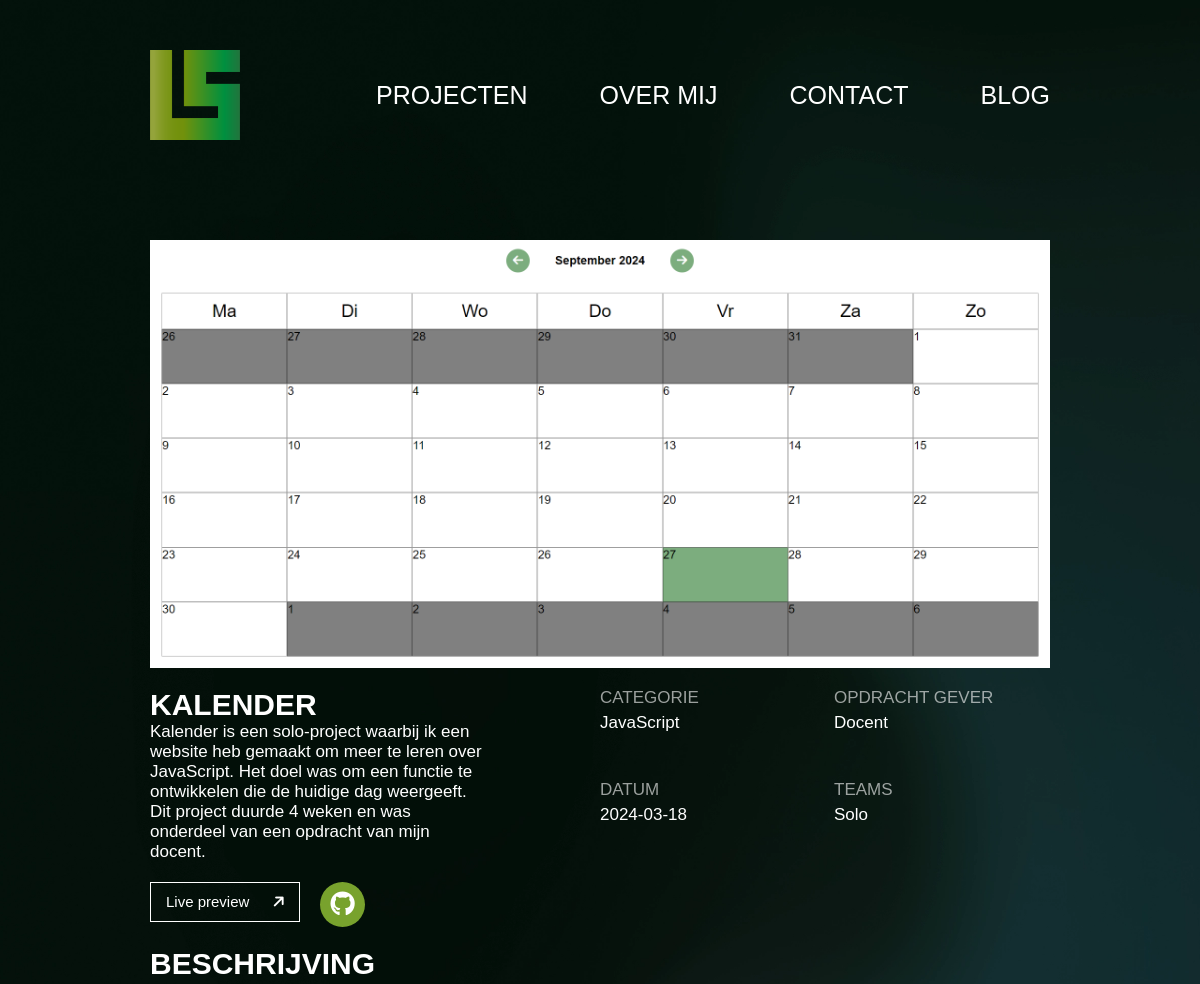
Page /projectPage.php?name=Kalender (upper part) on the earlier database version.
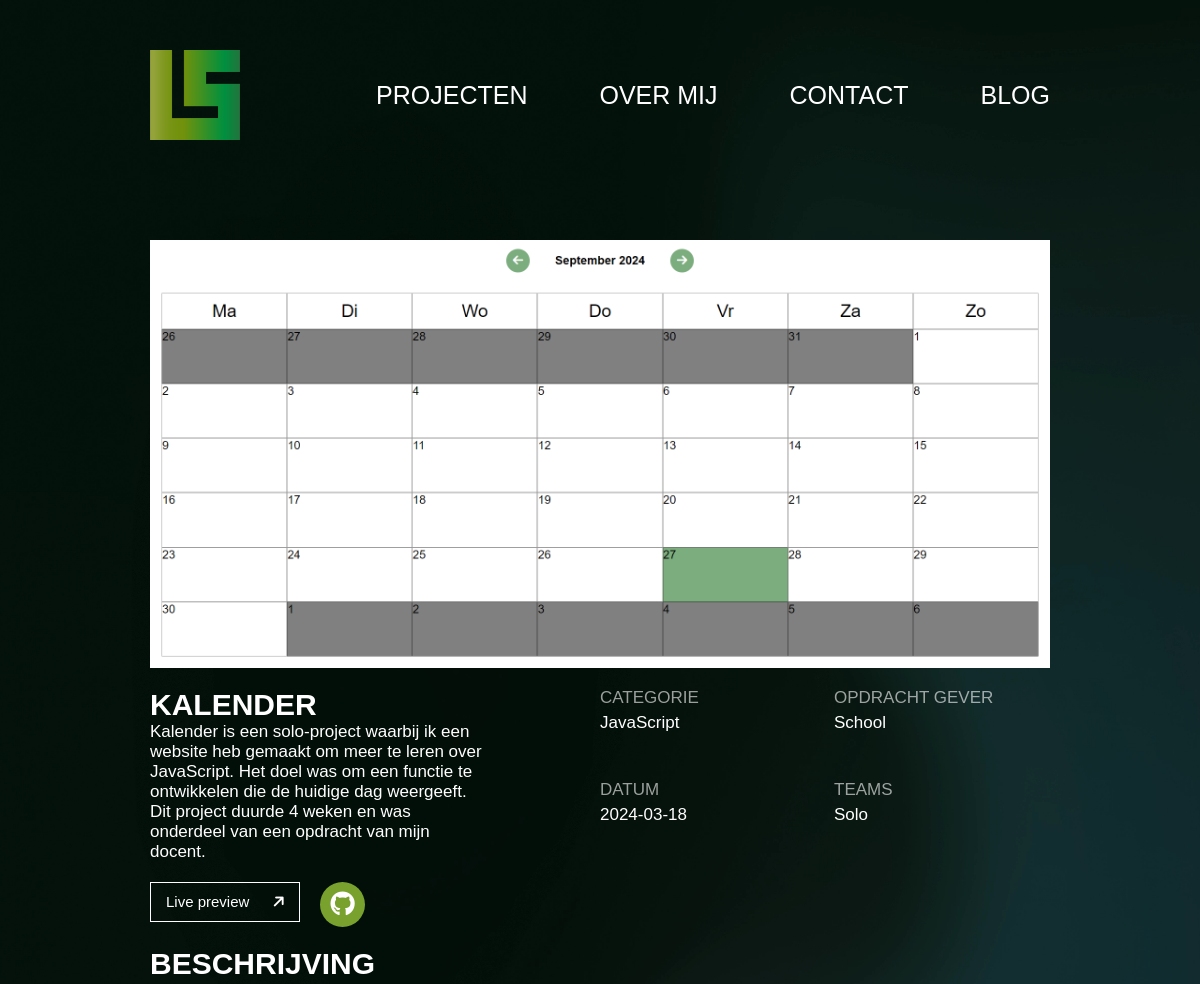
Same page on the later database version.
### tables this page shows
CREATE TABLE `Projects` (
  `name` varchar(255) NOT NULL,
  `smallText` varchar(1000) NOT NULL,
  `bigText` varchar(5000) NOT NULL,
  `infoText` varchar(1000) NOT NULL,
  `categoryText` varchar(1000) NOT NULL,
  `clientText` varchar(1000) NOT NULL,
  `teamsText` varchar(1000) NOT NULL,
  `date` date NOT NULL,
  `image` varchar(1000) NOT NULL,
  `gitLink` varchar(1000) NOT NULL,
  `liveLink` varchar(1000) NOT NULL,
  `phpTag` tinyint(1) NOT NULL,
  `cssTag` tinyint(1) NOT NULL,
  `jsTag` tinyint(1) NOT NULL,
  `sqlTag` tinyint(1) NOT NULL,
  `pythonTag` tinyint(1) NOT NULL,
  `wordpressTag` tinyint(1) NOT NULL
);

### public/projectPage.php (the view, shortened to what this page needs)
<?php
require_once("assets/php/header.php");
?>
<!DOCTYPE html>
<html lang="en">
<head>
    <link rel="stylesheet" href="https://use.typekit.net/vmz6jnb.css">
    <link rel="stylesheet" href="assets/css/style.css">
    <link rel="stylesheet" href="assets/css/style-page.css">
</head>
<body>
    <?php
    $name = isset($_GET['name']) ? $_GET['name'] : '';
    if (!empty($name)) {
       $pdo = db_connect();
       $stmt = $pdo->prepare('SELECT * FROM Projects WHERE name = ?');
       $stmt->execute([$name]);
       $project = $stmt->fetch(PDO::FETCH_ASSOC);
       echo '
       <main class="main">
           <img class="main__img" src="assets/img/projects/' . $project['image'] .'" alt="">
           <section class="info__section">
               <div class="info__div">
                   <h1 class="info__title">' . $project['name'] . '</h1>
                   <p class="info__text">' . $project['bigText'] . '</p>
               </div>
               <ul class="info__list">
                   <li class="list__item">
                       <p class="item__title">categorie</p>
                       <p class="item__text">' . $project['categoryText'] . '</p>
                   </li>
                   <li class="list__item">
                       <p class="item__title">opdracht gever</p>
                       <p class="item__text">' . $project['clientText'] . '</p>
                   </li>
                   <li class="list__item">
                       <p class="item__title">datum</p>
                       <p class="item__text">' . $project['date'] . '</p>
                   </li>
                   <li class="list__item">
                       <p class="item__title">teams</p>
                       <p class="item__text">' . $project['teamsText'] . '</p>
                   </li>
               </ul>
           </section>
           <div class="links__div">
                <a class="button__link" href="' . $project['liveLink'] . '"><button class="live__button">Live preview<i class="fa-solid fa-arrow-up fa-rotate-by" style="--fa-rotate-angle: 45deg;"></i></button></a>
                <a href="' . $project['gitLink'] . '" class="contact__icon"><i class="fa-brands fa-github"></i></a>
           </div>
           <h2 class="about__title">beschrijving</h2>
           <p class="about__text">' . $project['infoText'] . '</p>
       </main>';
    } else {
        echo '<p>Project could not be found.</p>';
    }
    ?>
</body>
</html>

Differences in the rows shown:
changed projects "KALENDER": clientText "Docent" → "School"
